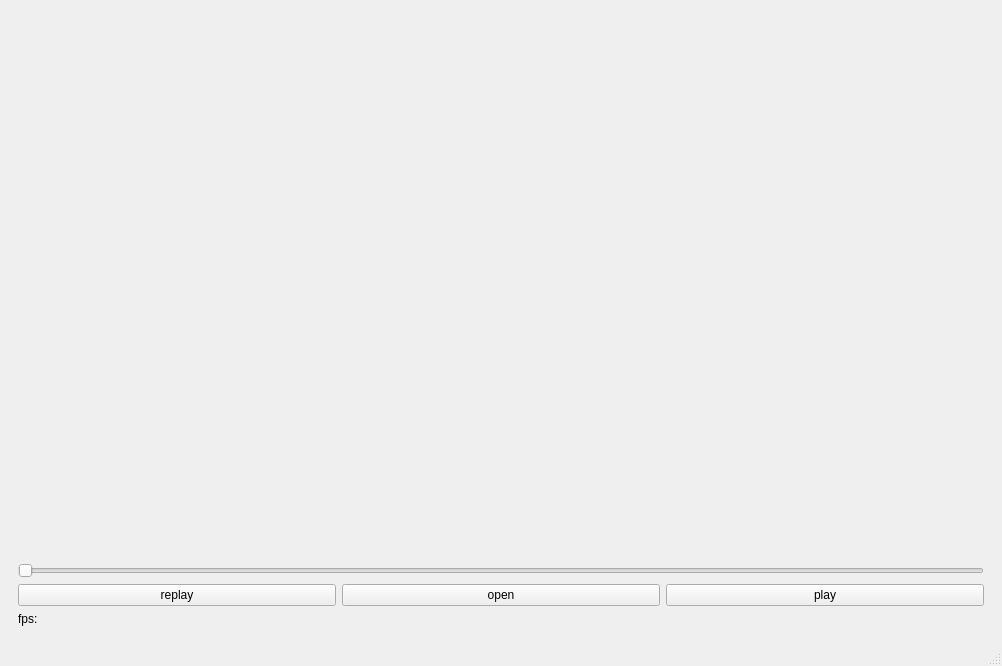
<?xml version="1.0" encoding="UTF-8"?>
<ui version="4.0">
 <class>FrameViewer</class>
 <widget class="QMainWindow" name="FrameViewer">
  <property name="geometry">
   <rect>
    <x>0</x>
    <y>0</y>
    <width>1002</width>
    <height>666</height>
   </rect>
  </property>
  <property name="windowTitle">
   <string>MainWindow</string>
  </property>
  <widget class="QWidget" name="centralwidget">
   <layout class="QGridLayout" name="gridLayout_2">
    <item row="0" column="0">
     <layout class="QVBoxLayout" name="verticalLayout" stretch="20,0">
      <item>
       <layout class="QHBoxLayout" name="horizontalLayout_4">
        <item>
         <widget class="QLabel" name="viewlabel">
          <property name="text">
           <string/>
          </property>
         </widget>
        </item>
       </layout>
      </item>
      <item>
       <widget class="QWidget" name="btnwidget" native="true">
        <layout class="QGridLayout" name="gridLayout">
         <item row="1" column="0">
          <layout class="QHBoxLayout" name="horizontalLayout">
           <item>
            <widget class="QPushButton" name="replaybtn">
             <property name="text">
              <string>replay</string>
             </property>
            </widget>
           </item>
           <item>
            <widget class="QPushButton" name="openbtn">
             <property name="text">
              <string>open</string>
             </property>
            </widget>
           </item>
           <item>
            <widget class="QPushButton" name="psbtn">
             <property name="text">
              <string>play</string>
             </property>
            </widget>
           </item>
          </layout>
         </item>
         <item row="3" column="0">
          <layout class="QHBoxLayout" name="horizontalLayout_2">
           <item>
            <widget class="QLabel" name="fpslabel">
             <property name="text">
              <string>fps:</string>
             </property>
            </widget>
           </item>
          </layout>
         </item>
         <item row="0" column="0">
          <widget class="QSlider" name="processslider">
           <property name="orientation">
            <enum>Qt::Horizontal</enum>
           </property>
          </widget>
         </item>
        </layout>
       </widget>
      </item>
     </layout>
    </item>
   </layout>
  </widget>
  <widget class="QMenuBar" name="menubar">
   <property name="geometry">
    <rect>
     <x>0</x>
     <y>0</y>
     <width>1002</width>
     <height>23</height>
    </rect>
   </property>
  </widget>
  <widget class="QStatusBar" name="statusbar"/>
 </widget>
 <resources/>
 <connections/>
</ui>
